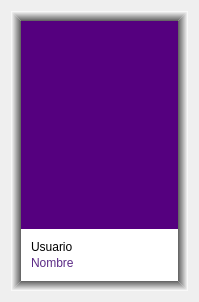
<?xml version="1.0" encoding="UTF-8"?>
<ui version="4.0">
 <class>usercard</class>
 <widget class="QWidget" name="usercard">
  <property name="geometry">
   <rect>
    <x>0</x>
    <y>0</y>
    <width>199</width>
    <height>302</height>
   </rect>
  </property>
  <property name="windowTitle">
   <string>Form</string>
  </property>
  <layout class="QHBoxLayout" name="horizontalLayout" stretch="0">
   <property name="spacing">
    <number>11</number>
   </property>
   <property name="leftMargin">
    <number>11</number>
   </property>
   <property name="topMargin">
    <number>11</number>
   </property>
   <property name="rightMargin">
    <number>11</number>
   </property>
   <property name="bottomMargin">
    <number>11</number>
   </property>
   <item>
    <widget class="QFrame" name="card">
     <property name="sizePolicy">
      <sizepolicy hsizetype="MinimumExpanding" vsizetype="Preferred">
       <horstretch>0</horstretch>
       <verstretch>0</verstretch>
      </sizepolicy>
     </property>
     <property name="styleSheet">
      <string notr="true">
background-color: rgb(255, 255, 255);
border-width: 10px;
border-style:solid;
border-top-color: qlineargradient(spread:pad, x1:0, y1:1, x2:0, y2:0, stop:0 rgba(95, 95, 95, 255), stop:0.990385 rgba(255, 255, 255, 255), stop:1 rgba(171, 171, 171, 255));
border-right-color: qlineargradient(spread:pad, x1:0, y1:0, x2:1, y2:0, stop:0 rgba(95, 95, 95, 255), stop:0.990385 rgba(255, 255, 255, 255), stop:1 rgba(171, 171, 171, 255));
border-bottom-color: qlineargradient(spread:pad, x1:1, y1:0, x2:1, y2:1, stop:0 rgba(95, 95, 95, 255), stop:0.990385 rgba(255, 255, 255, 255), stop:1 rgba(171, 171, 171, 255));
border-left-color: qlineargradient(spread:pad, x1:1, y1:1, x2:0, y2:1, stop:0 rgba(95, 95, 95, 255), stop:0.990385 rgba(255, 255, 255, 255), stop:1 rgba(171, 171, 171, 255));</string>
     </property>
     <layout class="QVBoxLayout" name="verticalLayout_2" stretch="80,20">
      <property name="spacing">
       <number>0</number>
      </property>
      <property name="sizeConstraint">
       <enum>QLayout::SetNoConstraint</enum>
      </property>
      <property name="leftMargin">
       <number>0</number>
      </property>
      <property name="topMargin">
       <number>0</number>
      </property>
      <property name="rightMargin">
       <number>0</number>
      </property>
      <property name="bottomMargin">
       <number>0</number>
      </property>
      <item>
       <widget class="QPushButton" name="iconboton">
        <property name="sizePolicy">
         <sizepolicy hsizetype="MinimumExpanding" vsizetype="MinimumExpanding">
          <horstretch>0</horstretch>
          <verstretch>0</verstretch>
         </sizepolicy>
        </property>
        <property name="minimumSize">
         <size>
          <width>155</width>
          <height>0</height>
         </size>
        </property>
        <property name="styleSheet">
         <string notr="true">border-width: 0px;

background-color: rgb(85, 0, 127);
</string>
        </property>
        <property name="text">
         <string/>
        </property>
        <property name="iconSize">
         <size>
          <width>600</width>
          <height>400</height>
         </size>
        </property>
        <property name="shortcut">
         <string>Backspace</string>
        </property>
       </widget>
      </item>
      <item>
       <widget class="QFrame" name="infobox">
        <property name="styleSheet">
         <string notr="true">background-color: rgb(255, 255, 255);
border-width: 0px;
border-style:solid;
</string>
        </property>
        <layout class="QVBoxLayout" name="verticalLayout">
         <property name="spacing">
          <number>0</number>
         </property>
         <property name="sizeConstraint">
          <enum>QLayout::SetDefaultConstraint</enum>
         </property>
         <property name="leftMargin">
          <number>10</number>
         </property>
         <property name="topMargin">
          <number>10</number>
         </property>
         <property name="rightMargin">
          <number>10</number>
         </property>
         <property name="bottomMargin">
          <number>10</number>
         </property>
         <item>
          <widget class="QLabel" name="username_label">
           <property name="styleSheet">
            <string notr="true">color: rgb(0, 0, 0);
font: 87 14pt &quot;Segoe UI Black&quot;;</string>
           </property>
           <property name="text">
            <string>Usuario</string>
           </property>
          </widget>
         </item>
         <item>
          <widget class="QLabel" name="name_label">
           <property name="styleSheet">
            <string notr="true">font: 87 10pt &quot;Segoe UI Black&quot;;
color: rgb(91, 42, 134);</string>
           </property>
           <property name="text">
            <string>Nombre</string>
           </property>
          </widget>
         </item>
        </layout>
       </widget>
      </item>
     </layout>
    </widget>
   </item>
  </layout>
 </widget>
 <resources/>
 <connections/>
</ui>
